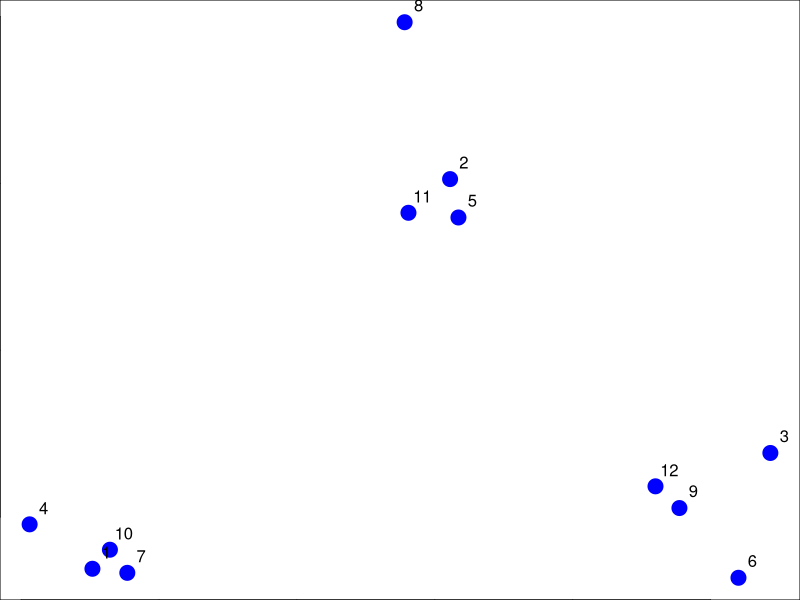
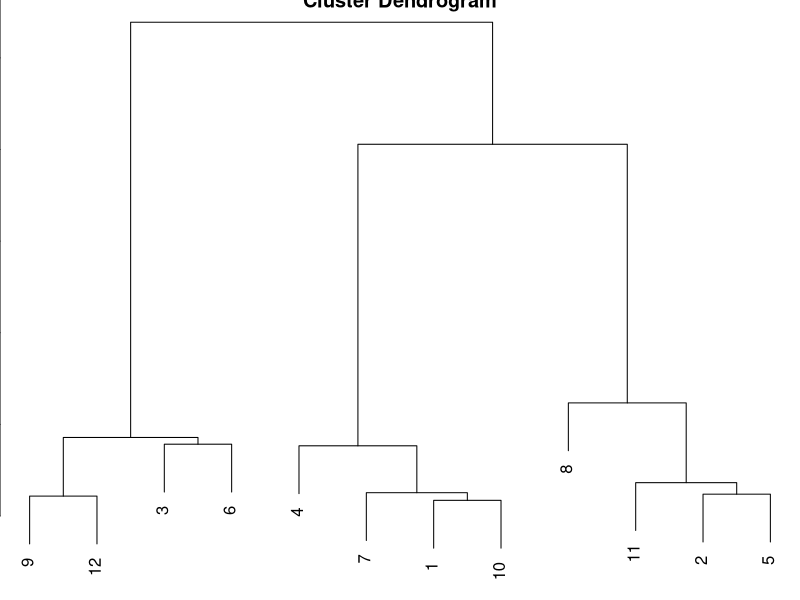

Write the R code that produced these figures, in order.
# Heirarchical clustering

# Create sample data.
set.seed(1234)
par(mar = c(0, 0, 0, 0))
x <- rnorm(12, mean = rep(1:3, 4), sd = 0.2)
y <- rnorm(12, mean = rep(c(1, 2, 1), 4), sd = 0.2)
plot(x, y, col = "blue", pch = 19, cex = 2)
text(x + 0.05, y + 0.05, labels = as.character(1:12))

# Compute distances with dist() function.
dataFrame <- data.frame(x = x, y = y)
dataFrame

distxy <- dist(dataFrame)
distxy
hClustering <- hclust(distxy)
hClustering
# You can reset par() by removing all plots.
plot(hClustering)
